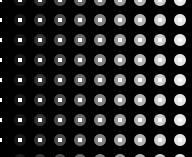
Frame 1 (no input)
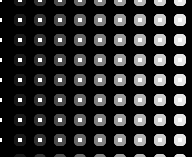
Frame 60 (the mouse pressed at the canvas centre just before this capture)
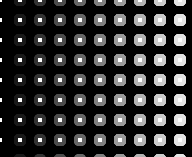
Frame 120 (the mouse held since frame 60 and released just before this capture)

The Processing sketch that drew these frames (run headless with seeded random() and noise(); from frame 60 on, the mouse is pressed at the canvas centre):

// Processing sketch: processing_19188
// ── processing_19188.pde


void setup()
{
size(192,157);
background (0);
}

void draw()
  
 
  
  {
for( int y = 0; y < 10; y++)
{
   for( int x = 0; x < 10; x++)
   {


     fill (x * 255 / 10);
     strokeWeight(3);
     smooth();
     ellipse(  x * 20 , y * 20, 12, 12);
       
     
    
  
     {          
for( int  a = 0; a < 10; a++)
{
   for( int b = 0; b < 10; b++)
   {
  
     
   
   fill(255);
   noStroke(); 
   smooth();
   ellipse(  b * 20 , a * 20, 4, 4);
 
 
        } 
     
 
    
    
     } 
}

}
}
}




   
